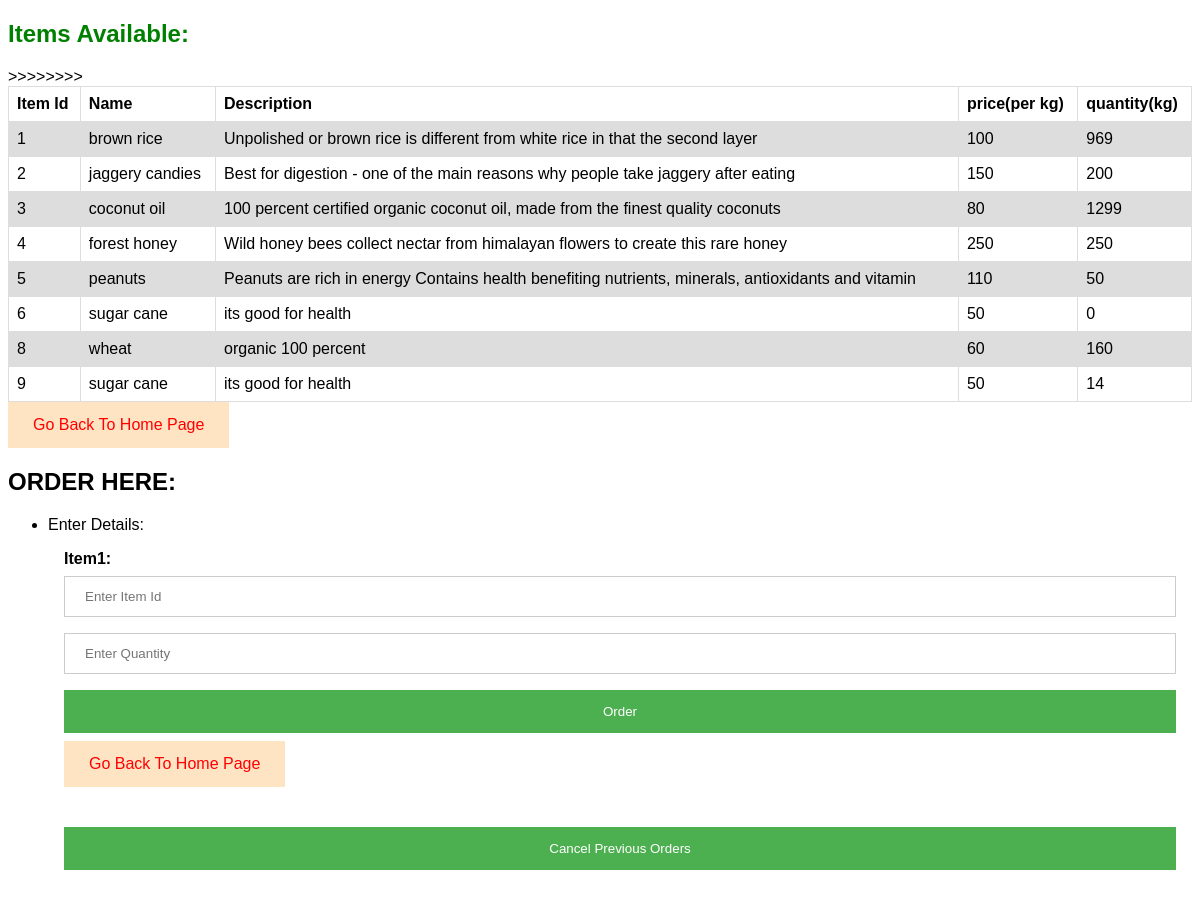
Page /html/order.php on the committed database.
### tables this page shows
CREATE TABLE `hub` (
  `item_id` int(11) NOT NULL,
  `iname` varchar(20) NOT NULL,
  `idesc` varchar(100) NOT NULL,
  `iprice` int(11) NOT NULL,
  `iquantity` int(11) NOT NULL
);

### html/order.php (the view, shortened to what this page needs)
<!DOCTYPE html>
<html>
<head>
    <link rel="stylesheet" href="../includes/style.css">
</head>
<body>
    <h2 style="color:green">Items Available:</h2>
    <?php
    include '../includes/dblink.php';
    $user = $_SESSION['user'];
    $master = "select * from orders where customer_id='$user' and order_date=curdate()";
    $res=mysqli_query($conn,$master);
    if(mysqli_num_rows($res) <= 1){
    $sql = "select * from hub;";
    $result = mysqli_query($conn,$sql);
    if (mysqli_num_rows($result) > 0) {
        echo "<table><tr><th>Item Id</th><th>Name</th><th>Description</th><th>price(per kg)</th><th>quantity(kg)</th></tr>";
        while($row = mysqli_fetch_assoc($result)) {
            echo "<tr><td>" . $row["item_id"]. "</td><td>" . $row["iname"]. "</td><td>" . $row["idesc"]. "</td>><td>" . $row["iprice"]. "</td><td>" . $row["iquantity"]. "</td></tr>";
        }
        echo "</table>";
    } else {
        echo "0 results";
    }
    ?>
    <a href="new.php?backfromorders">Go Back To Home Page</a>
<?php
if (mysqli_num_rows($res) == 0){
?>
    <h2>ORDER HERE:</h2>
<ul >
            <li>Enter Details:</li>
            <div >
                    <form  action="<?php echo $_SERVER['PHP_SELF'];?>" method="POST">
                      <div class="container">
                        <label for="uemail" ><b>Item1:</b></label>
                        <br>
                        <input type="text" placeholder="Enter Item Id" name="item1" required>
                        <input type="text" placeholder="Enter Quantity" name="quan1" required>
                        <button type="submit" name="submit1">Order</button>
                        <a href="new.php?backfromorders">Go Back To Home Page</a>
                      </div>
                    </form>
                  </div>
                  <?php
}
                  ?>
                  <form  action="cancel.php" method="POST">
                      <div class="container">
                        <button type="submit" name="submit">Cancel Previous Orders</button>
                      </div>
                    </form>
           <?php
    }
    else
    {
            echo "NOTICE// Order per day is limited to one";
    }

### includes/style.css (style rules this page uses)
body { font-family: Arial, Helvetica, sans-serif; background-image: url("./chicken-eggs-color-concept-1556707.jpg"); background-size:cover; }
input[type=text], input[type=password] { width: 100%; padding: 12px 20px; margin: 8px 0; display: inline-block; border: 1px solid #ccc; box-sizing: border-box; }
button { background-color: #4CAF50; color: white; padding: 14px 20px; margin: 8px 0; border: none; cursor: pointer; width: 100%; }
.container { padding: 16px; }

### html/order.php (style rules this page uses)
body { font-family: Arial, Helvetica, sans-serif; background-image: url("../includes/beverage-brew-clean-877701.jpg"); background-size:cover; }
a:link, a:visited { background-color:bisque; color: red; padding: 14px 25px; text-align: center; text-decoration: none; display: inline-block; }
table { font-family: arial, sans-serif; border-collapse: collapse; width: 100%; }
td, th { border: 1px solid #dddddd; text-align: left; padding: 8px; }
tr:nth-child(even) { background-color: #dddddd; }

### rows in the picture
hub: item_id "1", iname "brown rice", idesc "Unpolished or brown rice is different from white rice in that the second layer", iprice "100", iquantity "969"
hub: item_id "2", iname "jaggery candies", idesc "Best for digestion - one of the main reasons why people take jaggery after eating", iprice "150", iquantity "200"
hub: item_id "3", iname "coconut oil", idesc "100 percent certified organic coconut oil, made from the finest quality coconuts", iprice "80", iquantity "1299"
hub: item_id "4", iname "forest honey", idesc "Wild honey bees collect nectar from himalayan flowers to create this rare honey", iprice "250", iquantity "250"
hub: item_id "5", iname "peanuts", idesc "Peanuts are rich in energy Contains health benefiting nutrients, minerals, antioxidants and vitamin", iprice "110", iquantity "50"
hub: item_id "6", iname "sugar cane", idesc "its good for health", iprice "50", iquantity "0"
hub: item_id "8", iname "wheat", idesc "organic 100 percent", iprice "60", iquantity "160"
hub: item_id "9", iname "sugar cane", idesc "its good for health", iprice "50", iquantity "14"
